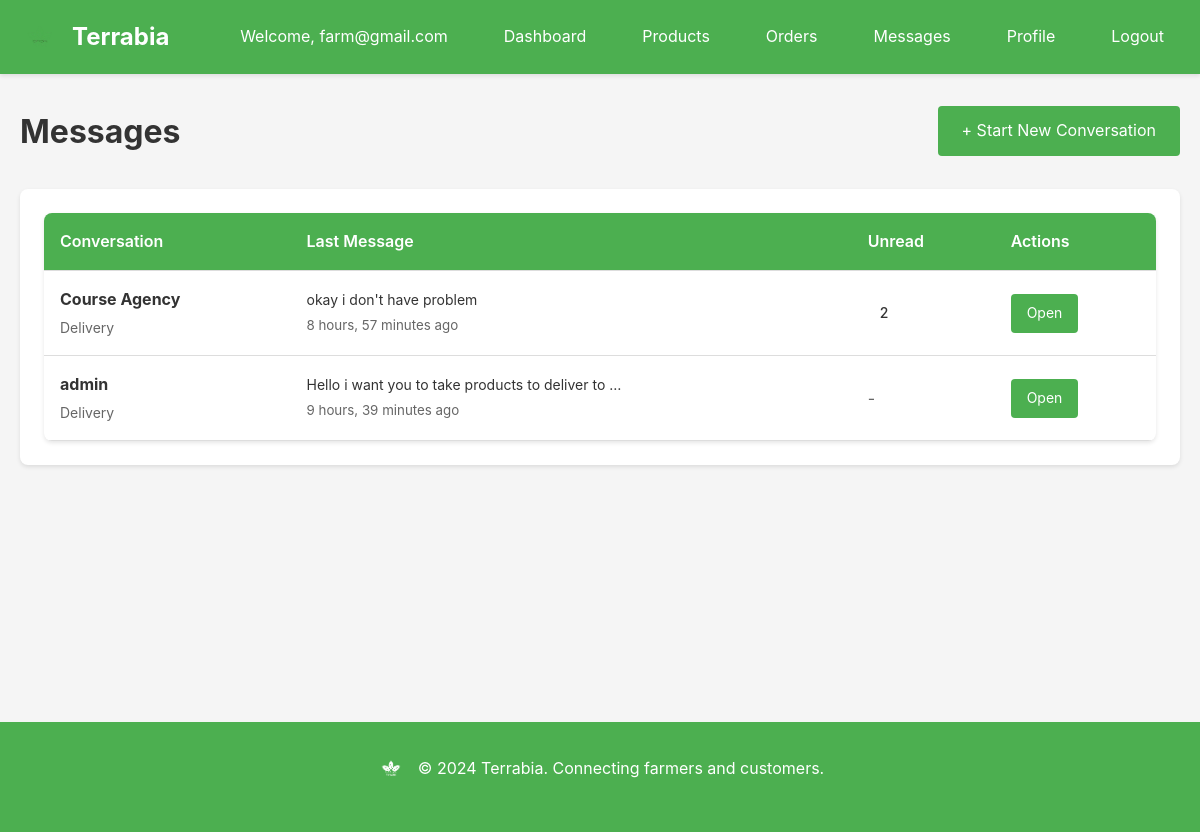
The page /messages/farmer/messages/ (signed in) on the database its author committed.
### accounts/models.py (models this page shows, shortened)
class User(AbstractUser):
    ROLE_CUSTOMER = "customer"
    ROLE_FARMER = "farmer"
    ROLE_ADMIN = "admin"
    ROLE_AGENCY = "delivery_agency"
    ROLE_CHOICES = [
        (ROLE_CUSTOMER, "Customer"),
        (ROLE_FARMER, "Farmer"),
        (ROLE_ADMIN, "Administrator"),
        (ROLE_AGENCY, "Delivery agency"),
    ]
    role = models.CharField(max_length=20, choices=ROLE_CHOICES, null=True, blank=True)

class DeliveryAgency(models.Model):
    STATUS_PENDING = "pending"
    STATUS_VERIFIED = "verified"
    STATUS_REJECTED = "rejected"
    STATUS_CHOICES = [
        (STATUS_PENDING, "Pending"),
        (STATUS_VERIFIED, "Verified"),
        (STATUS_REJECTED, "Rejected"),
    ]
    account = models.OneToOneField(User, on_delete=models.CASCADE, related_name='agency_profile', help_text="User account")
    email = models.EmailField(unique=True, help_text="Email for login")
    agency_name = models.CharField(max_length=120, help_text="Agency name")
    phone_number = models.CharField(max_length=30, blank=True, null=True, help_text="Phone number")
    address = models.TextField(blank=True, null=True, help_text="Agency address")
    coverage_area = models.ForeignKey(CoverageArea, on_delete=models.SET_NULL, null=True, blank=True, related_name='agencies', help_text="Primary coverage area")
    license_number = models.CharField(max_length=50)
    status = models.CharField(
        max_length=20,
        choices=STATUS_CHOICES,
        default=STATUS_PENDING,
    )
    member_since = models.DateTimeField(auto_now_add=True)
    created_at = models.DateTimeField(auto_now_add=True)
    updated_at = models.DateTimeField(auto_now=True)
    class Meta:
        verbose_name = "Delivery Agency"
        verbose_name_plural = "Delivery Agencies"
    @property
    def name(self):
        """Alias for agency_name for backward compatibility."""
        return self.agency_name

### messaging/models.py (models this page shows, shortened)
class MessageThread(models.Model):
    order = models.ForeignKey(Order, on_delete=models.SET_NULL, null=True, blank=True, related_name='threads')
    participants = models.ManyToManyField(User, related_name='threads')
    subject = models.CharField(max_length=200, blank=True)
    created_at = models.DateTimeField(auto_now_add=True)
    updated_at = models.DateTimeField(auto_now=True)
    class Meta:
        ordering = ['-updated_at']
    def get_other_participant(self, user):
        participants = self.participants.exclude(id=user.id)
        return participants.first() if participants.exists() else None

class Message(models.Model):
    thread = models.ForeignKey(MessageThread, on_delete=models.CASCADE, related_name="messages")
    sender = models.ForeignKey(User, on_delete=models.CASCADE, related_name='sent_messages')
    content = models.TextField()
    is_read = models.BooleanField(default=False)
    created_at = models.DateTimeField(auto_now_add=True)
    class Meta:
        ordering = ['created_at']

### messaging/views.py (the view)
# urls.py: path('farmer/messages/', views.farmer_messages, name='farmer_messages'),
@farmer_required
def farmer_messages(request):
    try:
        farmer = request.user.farmer_profile
    except FarmerProfile.DoesNotExist:
        messages.error(request, "Farmer profile not found.")
        return redirect('accounts:login')
    threads = MessageThread.objects.filter(participants=request.user).annotate(
        last_message_time=Max('messages__created_at')
    ).order_by('-updated_at')
    thread_list = []
    for thread in threads:
        last_message = thread.messages.last()
        unread_count = thread.messages.filter(is_read=False).exclude(sender=request.user).count()
        other_participant = thread.get_other_participant(request.user)
        thread_list.append({
            'thread': thread,
            'last_message': last_message,
            'unread_count': unread_count,
            'other_participant': other_participant,
        })
    context = {
        'threads': thread_list,
    }
    return render(request, 'messaging/farmer_messages.html', context)

### templates/messaging/farmer_messages.html (shortened to what this page needs)
{% extends 'base.html' %}
{% block content %}
<div class="container">
    <div style="display: flex; justify-content: space-between; align-items: center; margin-bottom: 2rem;">
        <h1>Messages</h1>
        <a href="{% url 'messaging:farmer_agencies' %}" class="btn btn-primary">+ Start New Conversation</a>
    </div>
    {% if threads %}
        <div class="card">
            <table class="table">
                <thead>
                    <tr>
                        <th>Conversation</th>
                        <th>Last Message</th>
                        <th>Unread</th>
                        <th>Actions</th>
                    </tr>
                </thead>
                <tbody>
                    {% for thread_data in threads %}
                        <tr>
                            <td>
                                <div>
                                    <strong>
                                        {% if thread_data.other_participant %}
                                            {% if thread_data.other_participant.role == 'delivery_agency' %}
                                                {{ thread_data.other_participant.agency_profile.agency_name }}
                                            {% else %}
                                                {{ thread_data.other_participant.username }}
                                            {% endif %}
                                        {% else %}
                                            Unknown
                                        {% endif %}
                                    </strong>
                                </div>
                                {% if thread_data.thread.subject %}
                                    <div style="font-size: 0.875rem; color: var(--text-light); margin-top: 0.25rem;">
                                        {{ thread_data.thread.subject }}
                                    </div>
                                {% endif %}
                            </td>
                            <td>
                                {% if thread_data.last_message %}
                                    <div style="font-size: 0.875rem;">
                                        {{ thread_data.last_message.content|truncatewords:10 }}
                                    </div>
                                    <small style="color: var(--text-light);">
                                        {{ thread_data.last_message.created_at|timesince }} ago
                                    </small>
                                {% else %}
                                    <span style="color: var(--text-light);">No messages</span>
                                {% endif %}
                            </td>
                            <td>
                                {% if thread_data.unread_count > 0 %}
                                    <span class="badge badge-primary">{{ thread_data.unread_count }}</span>
                                {% else %}
                                    <span style="color: var(--text-light);">-</span>
                                {% endif %}
                            </td>
                            <td>
                                <a href="{% url 'messaging:farmer_thread' thread_data.thread.id %}" class="btn btn-primary btn-sm">
                                    Open
                                </a>
                            </td>
                        </tr>
                    {% endfor %}
                </tbody>
            </table>
        </div>
    {% endif %}
</div>
{% endblock %}

### templates/base.html (shortened to what this page needs)
<!DOCTYPE html>
<html lang="en">
<head>
    {% load static %}
    <link rel="stylesheet" href="{% static 'css/main.css' %}">
</head>
<body>
    <nav class="navbar">
        <div class="container">
            <div class="nav-brand">
                <a href="{% url 'accounts:landing' %}" style="display: flex; align-items: center; gap: 0.75rem; text-decoration: none; color: var(--white);">
                    <img src="{% static 'images/logo.png' %}" alt="Terrabia Logo" style="height: 40px; width: auto;">
                    <span style="font-size: 1.5rem; font-weight: bold;">Terrabia</span>
                </a>
            </div>
            <div class="nav-menu">
                {% if user.is_authenticated %}
                    <span class="nav-user">Welcome, {{ user.username }}</span>
                    {% if user.role == 'customer' %}
                        <a href="{% url 'customer:home' %}">Home</a>
                        <a href="{% url 'orders:cart' %}">Cart</a>
                        <a href="{% url 'customer:orders' %}">Orders</a>
                        <a href="{% url 'customer:profile' %}">Profile</a>
                    {% elif user.role == 'farmer' %}
                        <a href="{% url 'farmer:dashboard' %}">Dashboard</a>
                        <a href="{% url 'farmer:products' %}">Products</a>
                        <a href="{% url 'farmer:orders' %}">Orders</a>
                        <a href="{% url 'messaging:farmer_messages' %}">Messages</a>
                        <a href="{% url 'farmer:profile' %}">Profile</a>
                    {% elif user.role == 'delivery_agency' %}
                        <a href="{% url 'agency:dashboard' %}">Dashboard</a>
                        <a href="{% url 'agency:deliveries' %}">Deliveries</a>
                        <a href="{% url 'messaging:agency_messages' %}">Messages</a>
                        <a href="{% url 'agency:profile' %}">Profile</a>
                    {% elif user.role == 'admin' %}
                        <a href="{% url 'platform_admin:dashboard' %}">Dashboard</a>
                        <a href="{% url 'platform_admin:users' %}">Users</a>
                        <a href="{% url 'platform_admin:agencies' %}">Agencies</a>
                        <a href="{% url 'platform_admin:payments' %}">Payments</a>
                    {% endif %}
                    <a href="{% url 'accounts:logout' %}">Logout</a>
                {% else %}
                    <a href="{% url 'accounts:join' %}">Get Started</a>
                    <a href="{% url 'accounts:login' %}">Sign In</a>
                {% endif %}
            </div>
        </div>
    </nav>
    <main class="main-content">
        {% block content %}{% endblock %}
    </main>
    <footer class="footer">
        <div class="container">
            <div style="display: flex; align-items: center; justify-content: center; gap: 0.75rem; margin-bottom: 1rem;">
                <img src="{% static 'images/logo.png' %}" alt="Terrabia Logo" style="height: 30px; width: auto; filter: brightness(0) invert(1);">
                <p style="margin: 0;">&copy; 2024 Terrabia. Connecting farmers and customers.</p>
            </div>
        </div>
    </footer>
</body>
</html>

### static/css/main.css (style rules this page uses)
* { margin: 0; padding: 0; box-sizing: border-box; }
:root { --terrabia-green: #4CAF50; --primary-color: #4CAF50; --secondary-color: #45a049; --accent-color: #66bb6a; --status-pending: #FF9800; --status-delivered: #4CAF50; --status-processing: #2196F3; --status-cancelled: #F44336; --status-completed: #4CAF50; --metric-sales: #4CAF50; --metric-orders: #2196F3; --metric-in-stock: #FF9800; --metric-out-of-stock: #F44336; --text-color: #333; --text-light: #666; --bg-color: #f5f5f5; --bg-light: #f9f9f9; --white: #ffffff; --border-color: #ddd; --success-color: #4CAF50; --error-color: #F44336; --warning-color: #FF9800; --info-color: #2196F3; }
body { font-family: -apple-system, BlinkMacSystemFont, 'Segoe UI', Roboto, 'Helvetica Neue', Arial, sans-serif; color: var(--text-color); background-color: var(--bg-color); line-height: 1.6; }
.container { max-width: 1200px; margin: 0 auto; padding: 0 20px; }
.navbar { background-color: var(--primary-color); color: var(--white); padding: 1rem 0; box-shadow: 0 2px 4px rgba(0,0,0,0.1); }
.navbar .container { display: flex; justify-content: space-between; align-items: center; }
.nav-brand a { color: var(--white); text-decoration: none; font-size: 1.5rem; font-weight: bold; display: flex; align-items: center; gap: 0.75rem; }
.nav-brand img { height: 40px; width: auto; display: block; }
.nav-menu { display: flex; gap: 1.5rem; align-items: center; }
.nav-menu a { color: var(--white); text-decoration: none; padding: 0.5rem 1rem; border-radius: 4px; transition: background-color 0.3s; }
.nav-user { color: var(--white); margin-right: 1rem; }
.main-content { min-height: calc(100vh - 200px); padding: 2rem 0; }
.card { background: var(--white); border-radius: 8px; padding: 1.5rem; margin-bottom: 1.5rem; box-shadow: 0 2px 4px rgba(0,0,0,0.1); }
.btn { display: inline-block; padding: 0.75rem 1.5rem; border: none; border-radius: 4px; cursor: pointer; text-decoration: none; font-size: 1rem; transition: all 0.3s; text-align: center; }
.btn-primary { background-color: var(--primary-color); color: var(--white); }
.btn-sm { padding: 0.5rem 1rem; font-size: 0.875rem; }
.table { width: 100%; border-collapse: collapse; background: var(--white); border-radius: 8px; overflow: hidden; box-shadow: 0 2px 4px rgba(0,0,0,0.1); }
.table th, .table td { padding: 1rem; text-align: left; border-bottom: 1px solid var(--border-color); }
.table th { background-color: var(--primary-color); color: var(--white); font-weight: 600; }
.footer { background-color: var(--primary-color); color: var(--white); padding: 2rem 0; text-align: center; margin-top: 3rem; }
.badge { display: inline-block; padding: 0.25rem 0.75rem; border-radius: 12px; font-size: 0.875rem; font-weight: 500; }

### rows shown on the page
User: username "farm@gmail.com"
MessageThread: other_participant.agency_profile.agency_name "Course Agency", thread.subject "Delivery", last_message.content "okay i don't have problem", last_message.created_at "8 hours, 57 minutes", unread_count "2"
MessageThread: other_participant.username "admin", thread.subject "Delivery", last_message.content "Hello i want you to take products to deliver to …", last_message.created_at "9 hours, 39 minutes"
